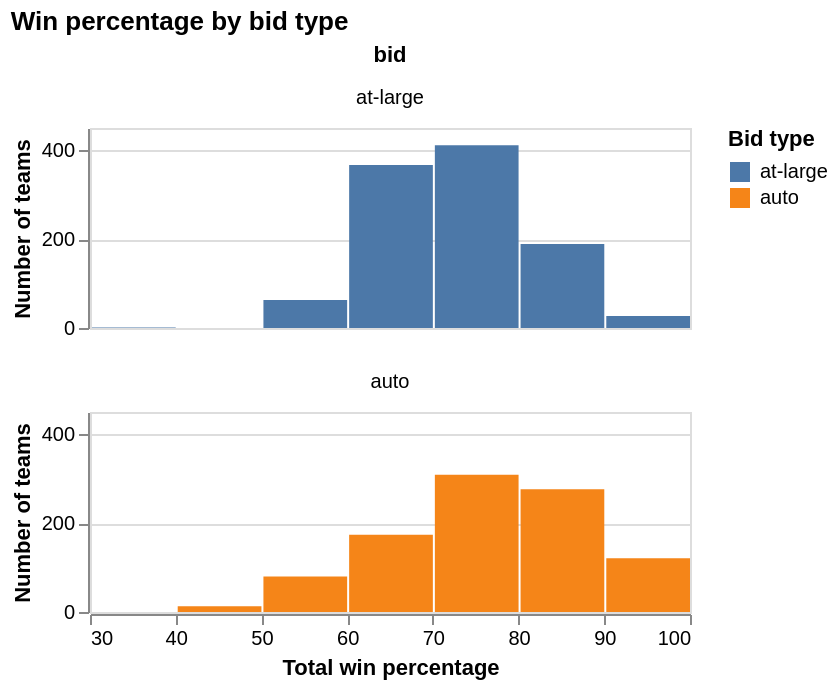

Write notebook code for a chart like this one.
### Markdown cell above
Visualization 2:

### Code cell
wins_by_bid = alt.Chart(womens_tidy).mark_bar().encode(
    x=alt.X("total_wins_pct").bin().title("Total win percentage"),
    y=alt.Y("count()").title("Number of teams"),
    color=alt.Color("bid").title("Bid type")
).properties(height=100).facet("bid", columns=1, title="Win percentage by bid type")
wins_by_bid

### Figure 1 — Vega-Lite specification as saved in the notebook (floating-point values rounded to 4 significant figures; data arrays with more than 128 entries replaced by an {"elided": "..."} marker saying what was removed)
{"config": {"view": {"continuousWidth": 300, "continuousHeight": 300}}, "data": {"name": "data-2216a43fc01b7e508eea10b839e06d6b"}, "facet": {"field": "bid", "type": "nominal"}, "spec": {"mark": {"type": "bar"}, "encoding": {"color": {"field": "bid", "title": "Bid type", "type": "nominal"}, "x": {"bin": {}, "field": "total_wins_pct", "title": "Total win percentage", "type": "quantitative"}, "y": {"aggregate": "count", "title": "Number of teams", "type": "quantitative"}}, "height": 100}, "columns": 1, "title": "Win percentage by bid type", "$schema": "https://vega.github.io/schema/vega-lite/v5.20.1.json", "datasets": {"data-2216a43fc01b7e508eea10b839e06d6b": {"elided": "2031 records"}}}
